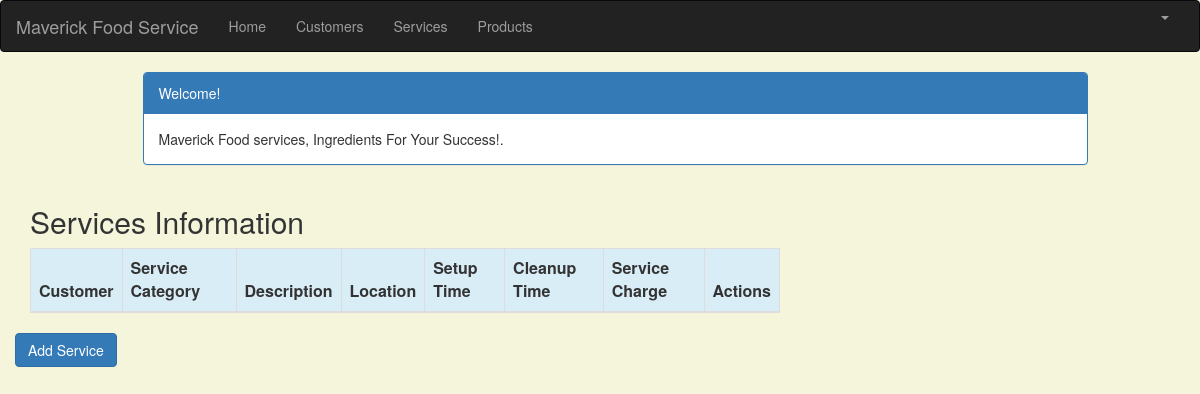
The page /service_list (signed in) on the database as committed earlier.
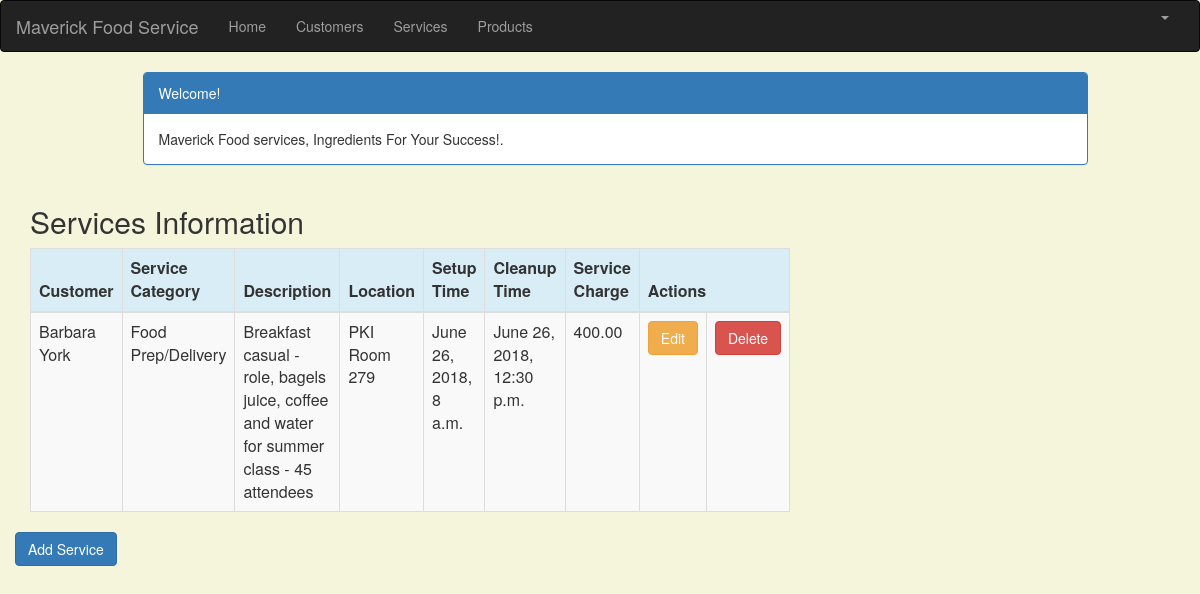
The same page on the database as committed later.
### mfscrm/crm/models.py (models this page shows, shortened)
class Service(models.Model):
    cust_name = models.ForeignKey(Customer, on_delete=models.CASCADE, related_name='services')
    service_category = models.CharField(max_length=100)
    description = models.TextField()
    location = models.CharField(max_length=200)
    setup_time = models.DateTimeField(
        default=timezone.now)
    cleanup_time = models.DateTimeField(
        default=timezone.now)
    service_charge = models.DecimalField(max_digits=10, decimal_places=2)
    created_date = models.DateTimeField(
        default=timezone.now)
    updated_date = models.DateTimeField(auto_now_add=True)

class Customer(models.Model):
    cust_name = models.CharField(max_length=50)
    organization = models.CharField(max_length=100, blank=True)
    role = models.CharField(max_length=100)
    email = models.EmailField(max_length=100)
    bldgroom = models.CharField(max_length=100)
    address = models.CharField(max_length=200)
    account_number = models.IntegerField(blank=False, null=False)
    city = models.CharField(max_length=50)
    state = models.CharField(max_length=50)
    zipcode = models.CharField(max_length=10)
    phone_number = models.CharField(max_length=50)
    created_date = models.DateTimeField(
        default=timezone.now)
    updated_date = models.DateTimeField(auto_now_add=True)
    def __str__(self):
        return str(self.cust_name)

### mfscrm/crm/views.py (the view)
# urls.py: path('service_list', views.service_list, name='service_list'),
@login_required
def service_list(request):
   services = Service.objects.filter(created_date__lte=timezone.now())
   return render(request, 'crm/service_list.html', {'services': services})

### mfscrm/crm/templates/crm/service_list.html (shortened to what this page needs)
{% extends 'crm/base.html' %}
{% block content %}
    <html>
    <head>
        <link rel="stylesheet" href="https://maxcdn.bootstrapcdn.com/bootstrap/3.3.4/css/bootstrap.min.css">
    </head>
    <body>
    <div class="container">
        <div class="row">
            <div class="col-md-10 col-md-offset-1">
                <div class="panel panel-primary">
                    <div class="panel-heading">Welcome!</div>
                    <div class="panel-body">
                        Maverick Food services, Ingredients For Your Success!.
                    </div>
                </div>
            </div>
        </div>
    </div>
    <div class="row">
        <h2 style="padding-left: 15Px">Services Information</h2>
    </div>
    <div>
        <table class="table table-striped table-bordered table-hover">
            <thead>
            <tr class="bg-info">
                <th>Customer</th>
                <th>Service Category</th>
                <th>Description</th>
                <th>Location</th>
                <th>Setup Time</th>
                <th>Cleanup Time</th>
                <th>Service Charge</th>
                <th colspan="3">Actions</th>
            </tr>
            </thead>
            <tbody>
            {% for service in services %}
                <tr>
                    <td>{{ service.cust_name }}</td>
                    <td>{{ service.service_category }}</td>
                     <td>{{ service.description }}</td>
                    <td>{{ service.location }}</td>
                    <td>{{ service.setup_time }}</td>
                    <td>{{ service.cleanup_time }}</td>
                    <td>{{ service.service_charge }}</td>
                     <td><a href="{% url 'crm:service_edit' pk=service.pk %}"
                           class="btn btn-warning">Edit</a></td>
                    <td><a href="{% url 'crm:service_delete' pk=service.pk %}"
                           onclick="return confirm('Are you sure you want to delete?')"
                           class="btn btn-danger">Delete</a>
                    </td>
                </tr>
            {% endfor %}
            </tbody>
        </table>
     <div class="row">
         <a href="{% url 'crm:service_new' %}" class="row"><span
                    class="btn btn-primary">Add Service</span></a>
     </div>
    </div>
    </body>
    </html>
{% endblock %}

Rows that differ between the two databases and show on the page:
added Service: cust_name "Barbara York", service_category "Food Prep/Delivery", description "Breakfast casual - role, bagels juice, coffee and water for summer class - 45 attendees", location "PKI Room 279", setup_time "June 26, 2018, 8 a.m.", cleanup_time "June 26, 2018, 12:30 p.m.", service_charge "400.00"
